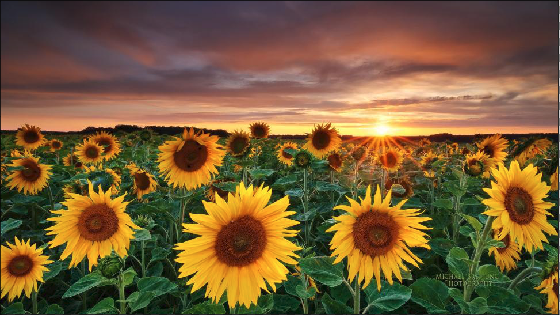
#> input picture taller3/image.png, 560 x 315 px
$ python pruebas.py
#> lines starting #> are read from the running program, lines starting #| are printed output that depends on the picture
#!/usr/bin/env python3
# -*- coding: utf-8 -*-
"""
Created on Fri Apr 26 18:35:14 2019

@author: leidy_aldana
"""

import numpy as np
from PIL import Image, ImageOps

color_nuevo = (0,172,193)
color_actual = (33,150,243)

icono = Image.open('./image.png')
#> icono is the input picture: PIL image 560x315 RGBA; mean R, G, B, A 117.8, 91.6, 55.1, 255
icono.show()
flipeada = ImageOps.flip(icono)
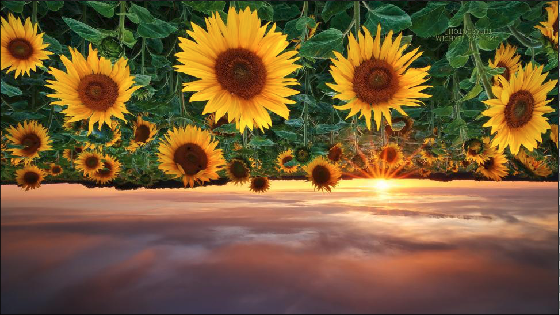
#> flipeada: PIL image 560x315 RGBA; mean R, G, B, A 117.8, 91.6, 55.1, 255
flipeada.show()

# [4 lines of commented-out code are left out]
array=[1,2,3]
array2=[4,5,6,7,8]
#b = np.insert(b, 0, b[:,0], axis=0)
#b = np.resize(b,(b.shape[0]+1,b.shape[1]+1))

# Duplicando valores para x
#> (the run stopped early here; a loop or call above may not have finished)
